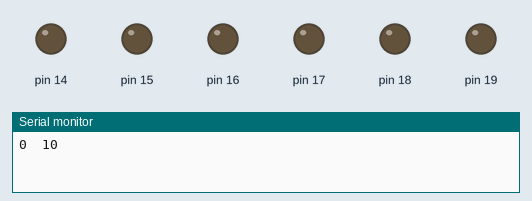
This sketch was run on a simulated Arduino Uno, built with avr-gcc and run on an emulated ATmega328P. Parts: output pins drawn as LEDs (lit = HIGH), the last lines printed to the serial monitor.

Above: at 0.2 s.
At 1.2 s:
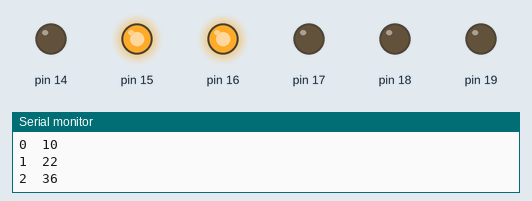
At 1.7 s:
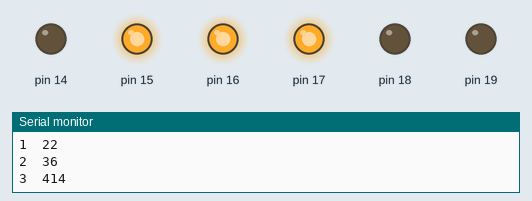
At 2.2 s:
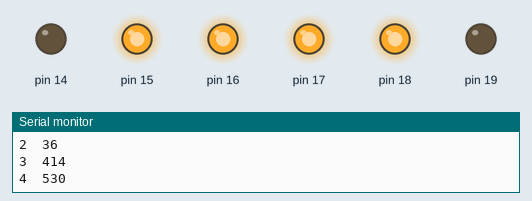
At 4.2 s:
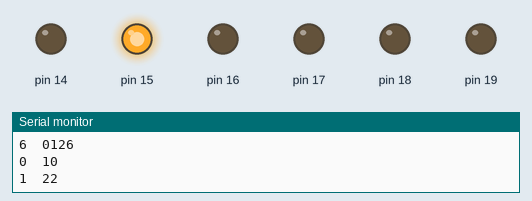
At 6.5 s:
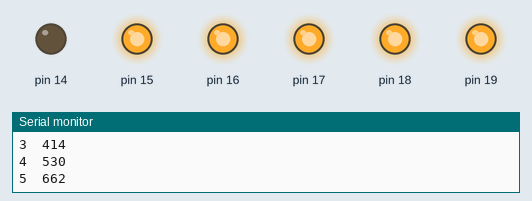
Timing chart, 0 to 8.1 s (numbered marks = the images above):
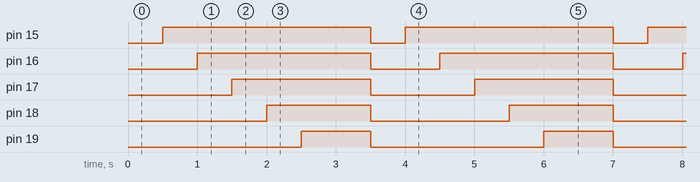

Measured:
- by itself, pin 15: alternates HIGH for 3.0 s and LOW for 0.50 s
- by itself, pin 16: alternates HIGH for 2.5 s and LOW for 1.0 s
- by itself, pin 17: alternates HIGH for 2.0 s and LOW for 1.5 s
- by itself, pin 18: alternates HIGH for 1.5 s and LOW for 2.0 s
- by itself, pin 19: alternates HIGH for 1.0 s and LOW for 2.5 s

The sketch:

1_5x_level.ino
```cpp
int ev = 0;

void setup() {
  Serial.begin(9600);
  DDRC = 0xFF;
}

void loop() {
  Serial.print(ev);

  if (ev==0) PORTC=0;
  else {
    PORTC = (PORTC + 1) << 1;
  }
    ev = ++ev % 7;

  Serial.print("\t");
  Serial.print(ev);
  Serial.println(PORTC, DEC);
  delay(500); // ignore for speed test
}
```
